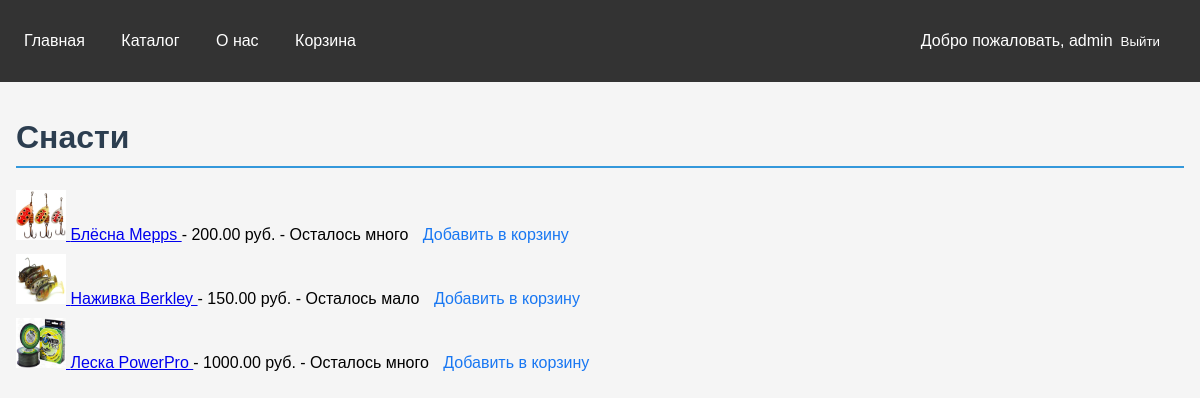
The app's page /catalog/3/ (signed in) with its own data.
### main/models.py (models this page shows, shortened)
class Category(models.Model):
    name = models.CharField(max_length=100)
    parent = models.ForeignKey('self', on_delete=models.CASCADE, null=True, blank=True, related_name='children')

class Product(models.Model):
    name = models.CharField(max_length=100)
    description = models.TextField()
    price = models.DecimalField(max_digits=10, decimal_places=2)
    category = models.ForeignKey(Category, on_delete=models.CASCADE, null=True, blank=True )
    stock = models.PositiveIntegerField(default=0)
    image = models.ImageField(upload_to='products/', null=True, blank=True)
    @property
    def stock_status(self):
        if self.stock > 10:
            return "Осталось много"
        elif self.stock > 0:
            return "Осталось мало"
        else:
            "Нет в наличии"

### main/views.py (the view)
# urls.py: path('catalog/<int:category_id>/', SubCategoryView.as_view(), name='subcategory'),
class SubCategoryView(ListView):
    model = Product
    template_name = 'main/subcategory.html'
    def get_queryset(self):
        self.category = get_object_or_404(Category, id=self.kwargs['category_id'])
        return Product.objects.filter(category=self.category)
    def get_context_data(self, **kwargs):
        context = super().get_context_data(**kwargs)
        context['category'] = self.category
        return context

### main/templates/main/subcategory.html (shortened to what this page needs)
{% extends 'main/base.html' %}
{% block content %}
    <div class="container" style="max-width: 1200px; margin: 0 auto;">
        <h1 style="color: #2c3e50; border-bottom: 2px solid #3498db; padding-bottom: 10px;">{{ category.name }}</h1>
        {% if object_list %}
            <ul style="list-style: none; padding: 0;">
            {% for product in object_list %}
                <li style="margin-bottom: 10px;">
                    <a href="{% url 'product_detail' pk=product.pk %}">
                        {% if product.image %}
                            <img src="{{ product.image.url }}" alt="{{ product.name }}" width="50" height="50">
                        {% else %}
                            <img src="/media/default_product_image.jpg" alt="Default Image" width="50" height="50">
                        {% endif %}
                        {{ product.name }}
                    </a>
                    - {{ product.price }} руб. - {{ product.stock_status }}
                    <a href="{% url 'add_to_cart' product.id %}" style="color: #1877f2; text-decoration: none; margin-left: 10px;">Добавить в корзину</a>
                </li>
            {% endfor %}
            </ul>
        {% else %}
            <p>В этой категории нет товаров.</p>
        {% endif %}
    </div>
{% endblock %}

### main/templates/main/base.html (shortened to what this page needs)
<!DOCTYPE html>
<html lang="ru">
<head>
</head>
<body>
    <header>
        <nav>
            <a href="{% url 'home' %}">Главная</a>
            <a href="{% url 'catalog' %}">Каталог</a>
            <a href="{% url 'about' %}">О нас</a>
            <a href="{% url 'cart' %}">Корзина</a>
        </nav>
        <div class="auth">
            {% if user.is_authenticated %}
                <p>Добро пожаловать, {{ user.username }}</p>
                <form action="{% url 'logout' %}" method="post" style="display: inline;">
                    <button type="submit" style="background: none; border: none; color: white; text-decoration: none; cursor: pointer; padding: 0.5rem; transition: all 0.3s;">Выйти</button>
                </form>
            {% endif %}
        </div>
    </header>
    <main>
        {% block content %}{% endblock %}
    </main>
</body>
</html>

### main/templates/main/base.html (style rules this page uses)
body { font-family: Arial, sans-serif; margin: 0; padding: 0; background-color: #f5f5f5; }
header { background-color: #333; color: white; padding: 1rem; display: flex; justify-content: space-between; align-items: center; }
nav a { color: white; text-decoration: none; margin-right: 1rem; padding: 0.5rem; transition: all 0.3s; }
.auth { display: flex; align-items: center; }
.auth form { display: flex; align-items: center; margin-right: 1rem; }
.auth button { padding: 0.5rem 1rem; background-color: #1877f2; color: white; border: none; border-radius: 4px; cursor: pointer; }
main { padding: 1rem; max-width: 1200px; margin: 0 auto; }

### records on screen
Category: name "Снасти"
Product: image (picture), name "Блёсна Mepps", price "200.00", stock_status "Осталось много"
Product: image (picture), name "Наживка Berkley", price "150.00", stock_status "Осталось мало"
Product: image (picture), name "Леска PowerPro", price "1000.00", stock_status "Осталось много"

### other values on screen
{{ user.username }} "admin"
